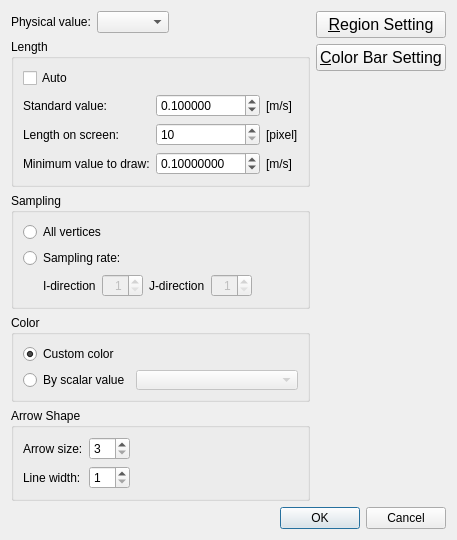
<?xml version="1.0" encoding="UTF-8"?>
<ui version="4.0">
 <class>Post2dWindowArrowStructuredSettingDialog</class>
 <widget class="QDialog" name="Post2dWindowArrowStructuredSettingDialog">
  <property name="geometry">
   <rect>
    <x>0</x>
    <y>0</y>
    <width>444</width>
    <height>492</height>
   </rect>
  </property>
  <property name="windowTitle">
   <string>Arrow Setting</string>
  </property>
  <layout class="QVBoxLayout" name="verticalLayout_5">
   <item>
    <layout class="QHBoxLayout" name="horizontalLayout_5">
     <item>
      <layout class="QVBoxLayout" name="verticalLayout_4">
       <item>
        <layout class="QHBoxLayout" name="horizontalLayout">
         <item>
          <widget class="QLabel" name="physValLabel">
           <property name="minimumSize">
            <size>
             <width>80</width>
             <height>0</height>
            </size>
           </property>
           <property name="text">
            <string>Physical value:</string>
           </property>
          </widget>
         </item>
         <item>
          <widget class="QComboBox" name="solutionComboBox"/>
         </item>
         <item>
          <spacer name="horizontalSpacer_4">
           <property name="orientation">
            <enum>Qt::Horizontal</enum>
           </property>
           <property name="sizeHint" stdset="0">
            <size>
             <width>40</width>
             <height>0</height>
            </size>
           </property>
          </spacer>
         </item>
        </layout>
       </item>
       <item>
        <widget class="QGroupBox" name="lengthGroupBox">
         <property name="title">
          <string>Length</string>
         </property>
         <layout class="QVBoxLayout" name="verticalLayout">
          <item>
           <widget class="QCheckBox" name="lengthAutoCheckBox">
            <property name="text">
             <string>Auto</string>
            </property>
           </widget>
          </item>
          <item>
           <layout class="QHBoxLayout" name="horizontalLayout_3">
            <item>
             <layout class="QGridLayout" name="gridLayout">
              <item row="0" column="0">
               <widget class="QLabel" name="stdValueLabel">
                <property name="text">
                 <string>Standard value:</string>
                </property>
               </widget>
              </item>
              <item row="0" column="1">
               <widget class="QDoubleSpinBox" name="stdValueSpinBox">
                <property name="decimals">
                 <number>6</number>
                </property>
                <property name="minimum">
                 <double>0.001000000000000</double>
                </property>
                <property name="maximum">
                 <double>100.000000000000000</double>
                </property>
                <property name="singleStep">
                 <double>0.100000000000000</double>
                </property>
                <property name="value">
                 <double>0.100000000000000</double>
                </property>
               </widget>
              </item>
              <item row="0" column="2">
               <widget class="QLabel" name="stdValueUnitLabel">
                <property name="text">
                 <string>[m/s]</string>
                </property>
               </widget>
              </item>
              <item row="1" column="0">
               <widget class="QLabel" name="legendLenLabel">
                <property name="text">
                 <string>Length on screen:</string>
                </property>
               </widget>
              </item>
              <item row="1" column="1">
               <widget class="QSpinBox" name="legendLengthSpinBox">
                <property name="minimum">
                 <number>10</number>
                </property>
                <property name="maximum">
                 <number>1000</number>
                </property>
               </widget>
              </item>
              <item row="1" column="2">
               <widget class="QLabel" name="legendLenUnitLabel">
                <property name="text">
                 <string>[pixel]</string>
                </property>
               </widget>
              </item>
              <item row="2" column="0">
               <widget class="QLabel" name="minValueLabel">
                <property name="text">
                 <string>Minimum value to draw:</string>
                </property>
               </widget>
              </item>
              <item row="2" column="1">
               <widget class="QDoubleSpinBox" name="minValueSpinBox">
                <property name="decimals">
                 <number>8</number>
                </property>
                <property name="minimum">
                 <double>0.001000000000000</double>
                </property>
                <property name="maximum">
                 <double>100.000000000000000</double>
                </property>
                <property name="singleStep">
                 <double>0.100000000000000</double>
                </property>
                <property name="value">
                 <double>0.100000000000000</double>
                </property>
               </widget>
              </item>
              <item row="2" column="2">
               <widget class="QLabel" name="minValueUnitLabel">
                <property name="text">
                 <string>[m/s]</string>
                </property>
               </widget>
              </item>
             </layout>
            </item>
            <item>
             <spacer name="horizontalSpacer_2">
              <property name="orientation">
               <enum>Qt::Horizontal</enum>
              </property>
              <property name="sizeHint" stdset="0">
               <size>
                <width>40</width>
                <height>20</height>
               </size>
              </property>
             </spacer>
            </item>
           </layout>
          </item>
         </layout>
        </widget>
       </item>
       <item>
        <widget class="QGroupBox" name="samplingGroupBox">
         <property name="title">
          <string>Sampling</string>
         </property>
         <layout class="QVBoxLayout" name="verticalLayout_2">
          <item>
           <widget class="QRadioButton" name="samplingAllRadioButton">
            <property name="text">
             <string>All vertices</string>
            </property>
           </widget>
          </item>
          <item>
           <widget class="QRadioButton" name="samplingSkipRadioButton">
            <property name="text">
             <string>Sampling rate:</string>
            </property>
           </widget>
          </item>
          <item>
           <layout class="QHBoxLayout" name="horizontalLayout_4">
            <item>
             <spacer name="horizontalSpacer_3">
              <property name="orientation">
               <enum>Qt::Horizontal</enum>
              </property>
              <property name="sizeType">
               <enum>QSizePolicy::Fixed</enum>
              </property>
              <property name="sizeHint" stdset="0">
               <size>
                <width>20</width>
                <height>20</height>
               </size>
              </property>
             </spacer>
            </item>
            <item>
             <widget class="QLabel" name="iSamplingRateLabel">
              <property name="text">
               <string>I-direction</string>
              </property>
             </widget>
            </item>
            <item>
             <widget class="QSpinBox" name="iSamplingRateSpinBox">
              <property name="enabled">
               <bool>false</bool>
              </property>
              <property name="alignment">
               <set>Qt::AlignRight|Qt::AlignTrailing|Qt::AlignVCenter</set>
              </property>
              <property name="minimum">
               <number>1</number>
              </property>
              <property name="maximum">
               <number>10</number>
              </property>
             </widget>
            </item>
            <item>
             <widget class="QLabel" name="jSamplingRateLabel">
              <property name="text">
               <string>J-direction</string>
              </property>
             </widget>
            </item>
            <item>
             <widget class="QSpinBox" name="jSamplingRateSpinBox">
              <property name="enabled">
               <bool>false</bool>
              </property>
              <property name="alignment">
               <set>Qt::AlignRight|Qt::AlignTrailing|Qt::AlignVCenter</set>
              </property>
              <property name="minimum">
               <number>1</number>
              </property>
              <property name="maximum">
               <number>10</number>
              </property>
             </widget>
            </item>
            <item>
             <spacer name="horizontalSpacer_5">
              <property name="orientation">
               <enum>Qt::Horizontal</enum>
              </property>
              <property name="sizeHint" stdset="0">
               <size>
                <width>40</width>
                <height>20</height>
               </size>
              </property>
             </spacer>
            </item>
           </layout>
          </item>
         </layout>
        </widget>
       </item>
       <item>
        <widget class="QGroupBox" name="colorGroupBox">
         <property name="title">
          <string>Color</string>
         </property>
         <layout class="QGridLayout" name="gridLayout_2">
          <item row="0" column="0">
           <widget class="QRadioButton" name="specificRadioButton">
            <property name="text">
             <string>Custom color</string>
            </property>
            <property name="checked">
             <bool>true</bool>
            </property>
           </widget>
          </item>
          <item row="0" column="1">
           <layout class="QHBoxLayout" name="horizontalLayout_2">
            <item>
             <widget class="ColorEditWidget" name="colorEditWidget"/>
            </item>
            <item>
             <spacer name="horizontalSpacer">
              <property name="orientation">
               <enum>Qt::Horizontal</enum>
              </property>
              <property name="sizeHint" stdset="0">
               <size>
                <width>40</width>
                <height>10</height>
               </size>
              </property>
             </spacer>
            </item>
           </layout>
          </item>
          <item row="1" column="0">
           <widget class="QRadioButton" name="scalarRadioButton">
            <property name="text">
             <string>By scalar value</string>
            </property>
           </widget>
          </item>
          <item row="1" column="1">
           <widget class="QComboBox" name="scalarComboBox">
            <property name="enabled">
             <bool>false</bool>
            </property>
            <property name="minimumSize">
             <size>
              <width>120</width>
              <height>20</height>
             </size>
            </property>
           </widget>
          </item>
         </layout>
        </widget>
       </item>
       <item>
        <widget class="QGroupBox" name="groupBox">
         <property name="title">
          <string>Arrow Shape</string>
         </property>
         <layout class="QHBoxLayout" name="horizontalLayout_6">
          <item>
           <layout class="QGridLayout" name="gridLayout_3">
            <item row="0" column="0">
             <widget class="QLabel" name="arrowSizeLabel">
              <property name="text">
               <string>Arrow size:</string>
              </property>
             </widget>
            </item>
            <item row="0" column="1">
             <widget class="QSpinBox" name="arrowSizeSpinBox">
              <property name="minimum">
               <number>3</number>
              </property>
              <property name="maximum">
               <number>20</number>
              </property>
             </widget>
            </item>
            <item row="1" column="0">
             <widget class="QLabel" name="lineWidthLabel">
              <property name="text">
               <string>Line width:</string>
              </property>
             </widget>
            </item>
            <item row="1" column="1">
             <widget class="QSpinBox" name="lineWidthSpinBox">
              <property name="minimum">
               <number>1</number>
              </property>
              <property name="maximum">
               <number>11</number>
              </property>
             </widget>
            </item>
           </layout>
          </item>
          <item>
           <spacer name="horizontalSpacer_6">
            <property name="orientation">
             <enum>Qt::Horizontal</enum>
            </property>
            <property name="sizeHint" stdset="0">
             <size>
              <width>157</width>
              <height>20</height>
             </size>
            </property>
           </spacer>
          </item>
         </layout>
        </widget>
       </item>
       <item>
        <spacer name="verticalSpacer">
         <property name="orientation">
          <enum>Qt::Vertical</enum>
         </property>
         <property name="sizeType">
          <enum>QSizePolicy::Expanding</enum>
         </property>
         <property name="sizeHint" stdset="0">
          <size>
           <width>20</width>
           <height>2</height>
          </size>
         </property>
        </spacer>
       </item>
      </layout>
     </item>
     <item>
      <layout class="QVBoxLayout" name="verticalLayout_3">
       <item>
        <widget class="QPushButton" name="regionSettingButton">
         <property name="font">
          <font>
           <pointsize>12</pointsize>
          </font>
         </property>
         <property name="text">
          <string>&amp;Region Setting</string>
         </property>
        </widget>
       </item>
       <item>
        <widget class="QPushButton" name="colorbarSettingButton">
         <property name="font">
          <font>
           <pointsize>12</pointsize>
          </font>
         </property>
         <property name="text">
          <string>&amp;Color Bar Setting</string>
         </property>
        </widget>
       </item>
       <item>
        <spacer name="verticalSpacer_2">
         <property name="orientation">
          <enum>Qt::Vertical</enum>
         </property>
         <property name="sizeHint" stdset="0">
          <size>
           <width>20</width>
           <height>40</height>
          </size>
         </property>
        </spacer>
       </item>
      </layout>
     </item>
    </layout>
   </item>
   <item>
    <widget class="QDialogButtonBox" name="buttonBox">
     <property name="orientation">
      <enum>Qt::Horizontal</enum>
     </property>
     <property name="standardButtons">
      <set>QDialogButtonBox::Cancel|QDialogButtonBox::Ok</set>
     </property>
    </widget>
   </item>
  </layout>
 </widget>
 <customwidgets>
  <customwidget>
   <class>ColorEditWidget</class>
   <extends>QLabel</extends>
   <header>guibase/widget/coloreditwidget.h</header>
   <container>1</container>
  </customwidget>
 </customwidgets>
 <resources/>
 <connections>
  <connection>
   <sender>buttonBox</sender>
   <signal>accepted()</signal>
   <receiver>Post2dWindowArrowStructuredSettingDialog</receiver>
   <slot>accept()</slot>
   <hints>
    <hint type="sourcelabel">
     <x>182</x>
     <y>389</y>
    </hint>
    <hint type="destinationlabel">
     <x>157</x>
     <y>274</y>
    </hint>
   </hints>
  </connection>
  <connection>
   <sender>buttonBox</sender>
   <signal>rejected()</signal>
   <receiver>Post2dWindowArrowStructuredSettingDialog</receiver>
   <slot>reject()</slot>
   <hints>
    <hint type="sourcelabel">
     <x>182</x>
     <y>389</y>
    </hint>
    <hint type="destinationlabel">
     <x>286</x>
     <y>274</y>
    </hint>
   </hints>
  </connection>
  <connection>
   <sender>lengthAutoCheckBox</sender>
   <signal>toggled(bool)</signal>
   <receiver>stdValueSpinBox</receiver>
   <slot>setDisabled(bool)</slot>
   <hints>
    <hint type="sourcelabel">
     <x>84</x>
     <y>76</y>
    </hint>
    <hint type="destinationlabel">
     <x>160</x>
     <y>94</y>
    </hint>
   </hints>
  </connection>
  <connection>
   <sender>lengthAutoCheckBox</sender>
   <signal>toggled(bool)</signal>
   <receiver>legendLengthSpinBox</receiver>
   <slot>setDisabled(bool)</slot>
   <hints>
    <hint type="sourcelabel">
     <x>57</x>
     <y>70</y>
    </hint>
    <hint type="destinationlabel">
     <x>220</x>
     <y>130</y>
    </hint>
   </hints>
  </connection>
  <connection>
   <sender>samplingSkipRadioButton</sender>
   <signal>toggled(bool)</signal>
   <receiver>iSamplingRateSpinBox</receiver>
   <slot>setEnabled(bool)</slot>
   <hints>
    <hint type="sourcelabel">
     <x>165</x>
     <y>234</y>
    </hint>
    <hint type="destinationlabel">
     <x>148</x>
     <y>261</y>
    </hint>
   </hints>
  </connection>
  <connection>
   <sender>samplingSkipRadioButton</sender>
   <signal>toggled(bool)</signal>
   <receiver>jSamplingRateSpinBox</receiver>
   <slot>setEnabled(bool)</slot>
   <hints>
    <hint type="sourcelabel">
     <x>139</x>
     <y>234</y>
    </hint>
    <hint type="destinationlabel">
     <x>259</x>
     <y>261</y>
    </hint>
   </hints>
  </connection>
  <connection>
   <sender>specificRadioButton</sender>
   <signal>toggled(bool)</signal>
   <receiver>colorEditWidget</receiver>
   <slot>setEnabled(bool)</slot>
   <hints>
    <hint type="sourcelabel">
     <x>79</x>
     <y>316</y>
    </hint>
    <hint type="destinationlabel">
     <x>135</x>
     <y>315</y>
    </hint>
   </hints>
  </connection>
  <connection>
   <sender>scalarRadioButton</sender>
   <signal>toggled(bool)</signal>
   <receiver>scalarComboBox</receiver>
   <slot>setEnabled(bool)</slot>
   <hints>
    <hint type="sourcelabel">
     <x>123</x>
     <y>340</y>
    </hint>
    <hint type="destinationlabel">
     <x>266</x>
     <y>342</y>
    </hint>
   </hints>
  </connection>
  <connection>
   <sender>lengthAutoCheckBox</sender>
   <signal>toggled(bool)</signal>
   <receiver>minValueSpinBox</receiver>
   <slot>setDisabled(bool)</slot>
   <hints>
    <hint type="sourcelabel">
     <x>101</x>
     <y>70</y>
    </hint>
    <hint type="destinationlabel">
     <x>160</x>
     <y>147</y>
    </hint>
   </hints>
  </connection>
 </connections>
</ui>
